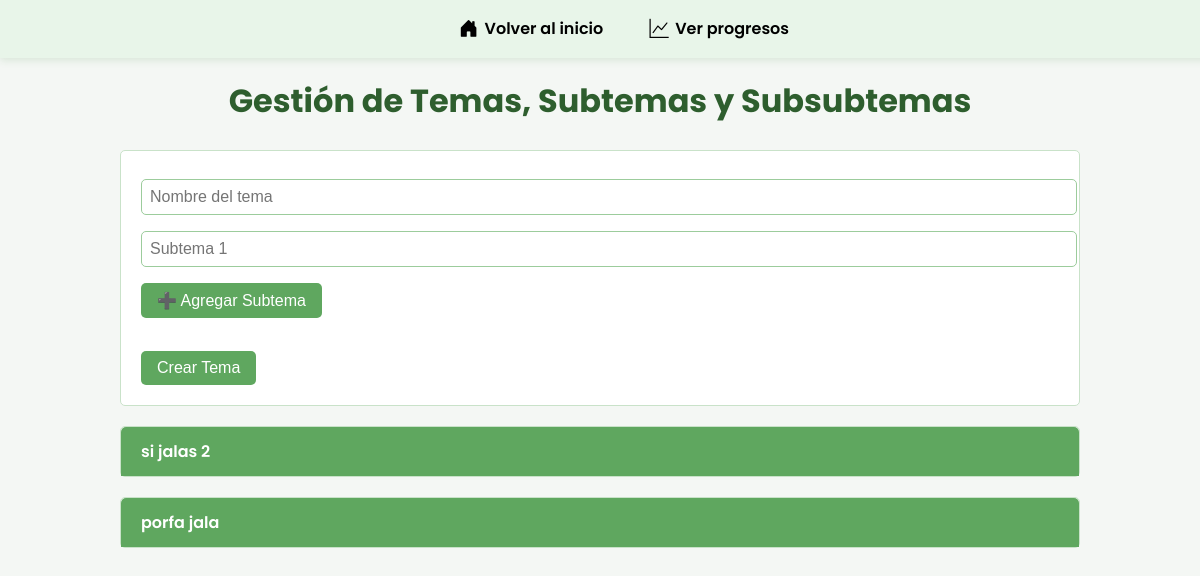
Before: /crear_tema.php with the older database file.
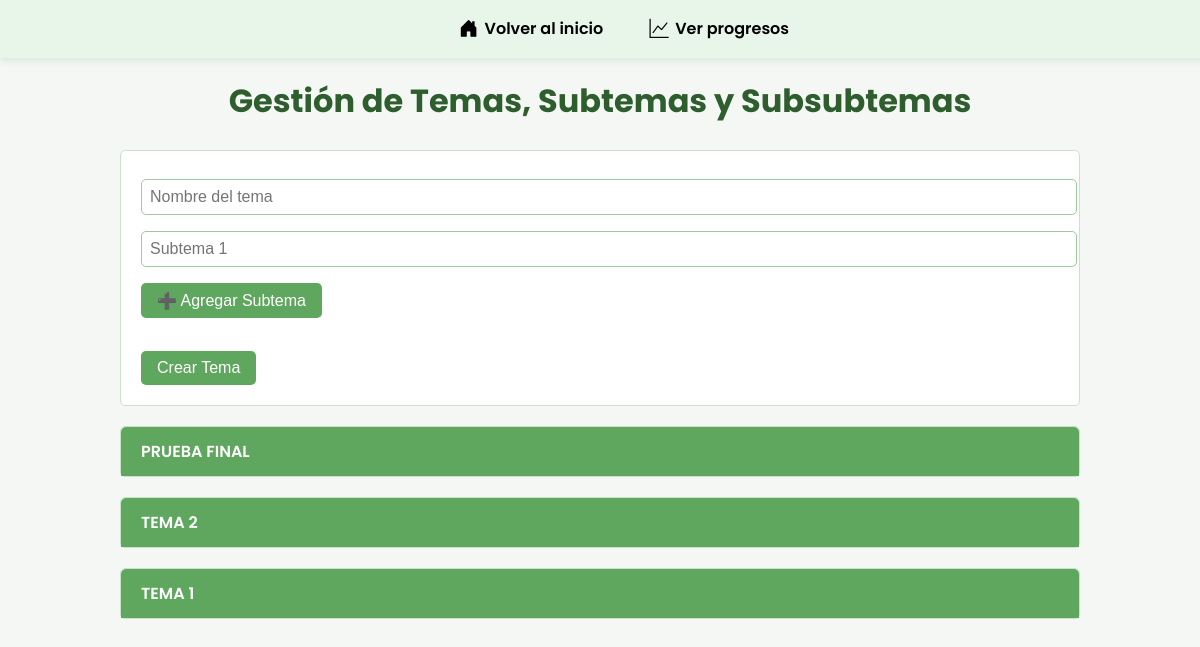
After: the same page with the newer database file.
### tables this page shows
CREATE TABLE `temas` (
  `id` int(11) NOT NULL AUTO_INCREMENT,
  `nombre` varchar(100) NOT NULL,
  PRIMARY KEY (`id`)
);

### crear_tema.php (the view, shortened to what this page needs)
<?php
require_once __DIR__ . '/includes/bd.php';
$temas = $conexion->query("SELECT * FROM temas ORDER BY id DESC");
?>
<!DOCTYPE html>
<html lang="es">
<head>
</head>
<body>
    <?php include 'navbar2.php'; ?>
    <div class="container">
        <h1>Gestión de Temas, Subtemas y Subsubtemas</h1>
        <form method="POST" class="card" style="padding: 20px;">
            <input type="text" name="nombre_tema" placeholder="Nombre del tema" required autocomplete="off" autofocus>
            <div id="subtemasCrear">
                <input type="text" name="subtemas[]" placeholder="Subtema 1" autocomplete="off">
            </div>
            <button type="button" onclick="agregarSubtema('subtemasCrear')" aria-label="Agregar Subtema">➕ Agregar
                Subtema</button><br><br>
            <button type="submit">Crear Tema</button>
        </form>
        <?php while ($tema = $temas->fetch_assoc()): ?>
            <div class="card">
                <div class="card-header" onclick="toggleCard(this)" role="button" aria-expanded="false" tabindex="0"
                    onkeypress="if(event.key==='Enter'){toggleCard(this);}"><?= htmlspecialchars($tema['nombre']) ?></div>
            </div>
        <?php endwhile; ?>
    </div>
</body>
</html>

Changed rows visible on the page:
removed temas: nombre "si jalas 2"
removed temas: nombre "porfa jala"
added temas: nombre "PRUEBA FINAL"
added temas: nombre "TEMA 2"
added temas: nombre "TEMA 1"
